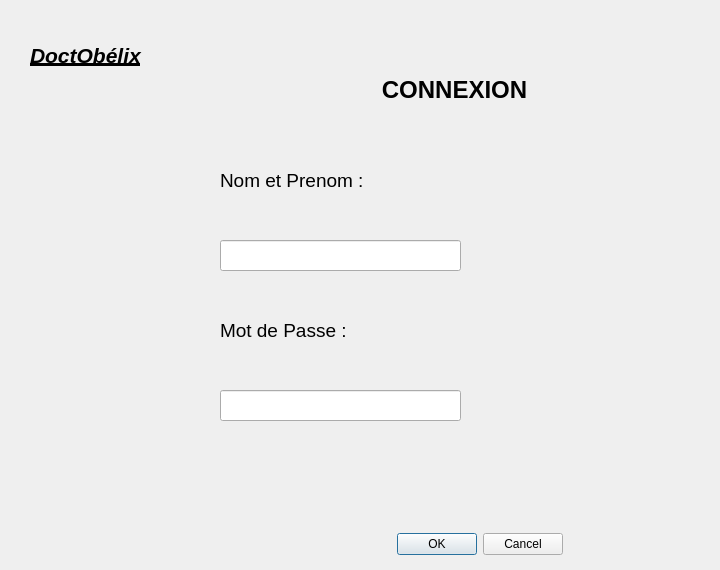
<?xml version="1.0" encoding="UTF-8"?>
<ui version="4.0">
 <class>Form</class>
 <widget class="QWidget" name="Form">
  <property name="geometry">
   <rect>
    <x>0</x>
    <y>0</y>
    <width>720</width>
    <height>570</height>
   </rect>
  </property>
  <property name="windowTitle">
   <string>Form</string>
  </property>
  <widget class="QDialogButtonBox" name="buttonBox">
   <property name="geometry">
    <rect>
     <x>370</x>
     <y>530</y>
     <width>193</width>
     <height>28</height>
    </rect>
   </property>
   <property name="standardButtons">
    <set>QDialogButtonBox::Cancel|QDialogButtonBox::Ok</set>
   </property>
  </widget>
  <widget class="QLabel" name="label">
   <property name="geometry">
    <rect>
     <x>220</x>
     <y>160</y>
     <width>471</width>
     <height>41</height>
    </rect>
   </property>
   <property name="text">
    <string>&lt;html&gt;&lt;head/&gt;&lt;body&gt;&lt;p&gt;&lt;span style=&quot; font-size:14pt;&quot;&gt;Nom et Prenom :&lt;/span&gt;&lt;/p&gt;&lt;/body&gt;&lt;/html&gt;</string>
   </property>
  </widget>
  <widget class="QLabel" name="label_2">
   <property name="geometry">
    <rect>
     <x>220</x>
     <y>310</y>
     <width>471</width>
     <height>41</height>
    </rect>
   </property>
   <property name="text">
    <string>&lt;html&gt;&lt;head/&gt;&lt;body&gt;&lt;p&gt;&lt;span style=&quot; font-size:14pt;&quot;&gt;Mot de Passe : &lt;/span&gt;&lt;/p&gt;&lt;/body&gt;&lt;/html&gt;</string>
   </property>
  </widget>
  <widget class="QLabel" name="label_3">
   <property name="geometry">
    <rect>
     <x>224</x>
     <y>60</y>
     <width>461</width>
     <height>61</height>
    </rect>
   </property>
   <property name="text">
    <string>&lt;html&gt;&lt;head/&gt;&lt;body&gt;&lt;p align=&quot;center&quot;&gt;&lt;span style=&quot; font-size:18pt; font-weight:600;&quot;&gt;CONNEXION&lt;/span&gt;&lt;/p&gt;&lt;/body&gt;&lt;/html&gt;</string>
   </property>
  </widget>
  <widget class="QLabel" name="label_4">
   <property name="geometry">
    <rect>
     <x>30</x>
     <y>20</y>
     <width>171</width>
     <height>71</height>
    </rect>
   </property>
   <property name="text">
    <string>&lt;html&gt;&lt;head/&gt;&lt;body&gt;&lt;p&gt;&lt;span style=&quot; font-size:16pt; font-weight:600; font-style:italic; text-decoration: underline;&quot;&gt;DoctObélix&lt;/span&gt;&lt;/p&gt;&lt;/body&gt;&lt;/html&gt;</string>
   </property>
  </widget>
  <widget class="QLineEdit" name="NomPrenomEdit_2">
   <property name="geometry">
    <rect>
     <x>220</x>
     <y>240</y>
     <width>241</width>
     <height>31</height>
    </rect>
   </property>
  </widget>
  <widget class="QLineEdit" name="MdpEdit_2">
   <property name="geometry">
    <rect>
     <x>220</x>
     <y>390</y>
     <width>241</width>
     <height>31</height>
    </rect>
   </property>
  </widget>
 </widget>
 <resources/>
 <connections/>
</ui>
